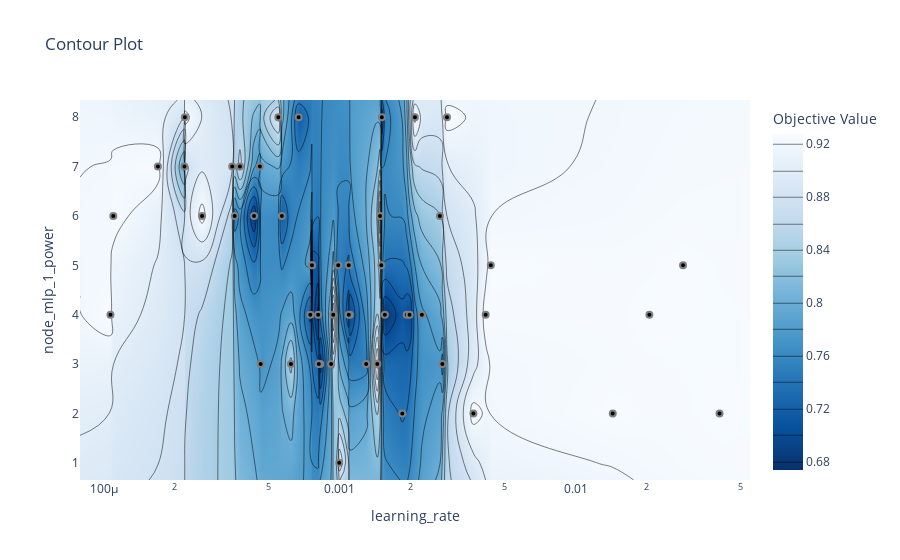

Here is the notebook cell this chart was saved with:
### Code cell
# plot the estimated accuracy surface over hyperparameters:
fig = optuna.visualization.plot_contour(study9, params=['learning_rate', 'node_mlp_1_power'])
fig.show()
